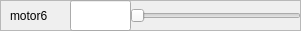
         <widget class="QFrame" name="frame_18">
          <property name="geometry">
           <rect>
            <x>0</x>
            <y>420</y>
            <width>301</width>
            <height>31</height>
           </rect>
          </property>
          <property name="frameShape">
           <enum>QFrame::StyledPanel</enum>
          </property>
          <property name="frameShadow">
           <enum>QFrame::Raised</enum>
          </property>
          <widget class="QSlider" name="motor6">
           <property name="geometry">
            <rect>
             <x>130</x>
             <y>0</y>
             <width>171</width>
             <height>31</height>
            </rect>
           </property>
           <property name="minimum">
            <number>-50</number>
           </property>
           <property name="maximum">
            <number>50</number>
           </property>
           <property name="value">
            <number>-50</number>
           </property>
           <property name="orientation">
            <enum>Qt::Horizontal</enum>
           </property>
          </widget>
          <widget class="QLabel" name="label_17">
           <property name="geometry">
            <rect>
             <x>10</x>
             <y>0</y>
             <width>91</width>
             <height>31</height>
            </rect>
           </property>
           <property name="text">
            <string>motor6</string>
           </property>
          </widget>
          <widget class="QFrame" name="frame_19">
           <property name="geometry">
            <rect>
             <x>40</x>
             <y>30</y>
             <width>301</width>
             <height>31</height>
            </rect>
           </property>
           <property name="frameShape">
            <enum>QFrame::StyledPanel</enum>
           </property>
           <property name="frameShadow">
            <enum>QFrame::Raised</enum>
           </property>
           <widget class="QSlider" name="horizontalSlider_12">
            <property name="geometry">
             <rect>
              <x>70</x>
              <y>0</y>
              <width>231</width>
              <height>31</height>
             </rect>
            </property>
            <property name="orientation">
             <enum>Qt::Horizontal</enum>
            </property>
           </widget>
           <widget class="QLabel" name="label_18">
            <property name="geometry">
             <rect>
              <x>10</x>
              <y>0</y>
              <width>91</width>
              <height>31</height>
             </rect>
            </property>
            <property name="text">
             <string>motor0</string>
            </property>
           </widget>
          </widget>
          <widget class="QLineEdit" name="setPoint_motor6">
           <property name="geometry">
            <rect>
             <x>70</x>
             <y>0</y>
             <width>61</width>
             <height>31</height>
            </rect>
           </property>
           <property name="readOnly">
            <bool>true</bool>
           </property>
          </widget>
         </widget>
